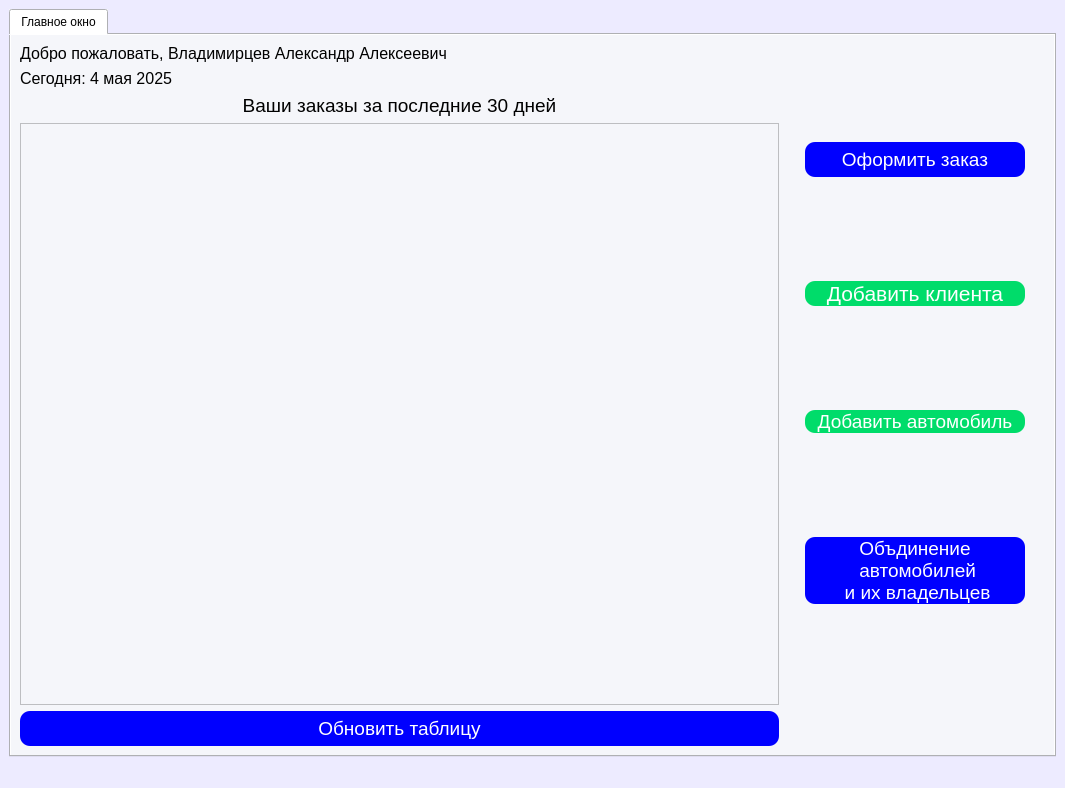
<?xml version="1.0" encoding="UTF-8"?>
<ui version="4.0">
 <class>MainWindow</class>
 <widget class="QMainWindow" name="MainWindow">
  <property name="geometry">
   <rect>
    <x>0</x>
    <y>0</y>
    <width>1065</width>
    <height>788</height>
   </rect>
  </property>
  <property name="sizePolicy">
   <sizepolicy hsizetype="Expanding" vsizetype="Expanding">
    <horstretch>0</horstretch>
    <verstretch>0</verstretch>
   </sizepolicy>
  </property>
  <property name="windowTitle">
   <string>MainWindow</string>
  </property>
  <property name="styleSheet">
   <string notr="true">background-color:rgb(237, 235, 255)</string>
  </property>
  <widget class="QWidget" name="centralwidget">
   <layout class="QHBoxLayout" name="horizontalLayout">
    <item>
     <widget class="QTabWidget" name="tabWidget">
      <property name="styleSheet">
       <string notr="true">background-color: #F5F6FA</string>
      </property>
      <property name="currentIndex">
       <number>0</number>
      </property>
      <widget class="QWidget" name="tab">
       <attribute name="title">
        <string>Главное окно</string>
       </attribute>
       <layout class="QGridLayout" name="gridLayout">
        <item row="0" column="1" rowspan="2">
         <layout class="QVBoxLayout" name="verticalLayout_2">
          <property name="leftMargin">
           <number>20</number>
          </property>
          <property name="rightMargin">
           <number>20</number>
          </property>
          <item>
           <widget class="QPushButton" name="place_order_btn">
            <property name="minimumSize">
             <size>
              <width>220</width>
              <height>35</height>
             </size>
            </property>
            <property name="palette">
             <palette>
              <active>
               <colorrole role="WindowText">
                <brush brushstyle="SolidPattern">
                 <color alpha="255">
                  <red>255</red>
                  <green>255</green>
                  <blue>255</blue>
                 </color>
                </brush>
               </colorrole>
               <colorrole role="Button">
                <brush brushstyle="SolidPattern">
                 <color alpha="255">
                  <red>0</red>
                  <green>0</green>
                  <blue>255</blue>
                 </color>
                </brush>
               </colorrole>
               <colorrole role="Text">
                <brush brushstyle="SolidPattern">
                 <color alpha="255">
                  <red>255</red>
                  <green>255</green>
                  <blue>255</blue>
                 </color>
                </brush>
               </colorrole>
               <colorrole role="ButtonText">
                <brush brushstyle="SolidPattern">
                 <color alpha="255">
                  <red>255</red>
                  <green>255</green>
                  <blue>255</blue>
                 </color>
                </brush>
               </colorrole>
               <colorrole role="Base">
                <brush brushstyle="SolidPattern">
                 <color alpha="255">
                  <red>0</red>
                  <green>0</green>
                  <blue>255</blue>
                 </color>
                </brush>
               </colorrole>
               <colorrole role="Window">
                <brush brushstyle="SolidPattern">
                 <color alpha="255">
                  <red>0</red>
                  <green>0</green>
                  <blue>255</blue>
                 </color>
                </brush>
               </colorrole>
              </active>
              <inactive>
               <colorrole role="WindowText">
                <brush brushstyle="SolidPattern">
                 <color alpha="255">
                  <red>255</red>
                  <green>255</green>
                  <blue>255</blue>
                 </color>
                </brush>
               </colorrole>
               <colorrole role="Button">
                <brush brushstyle="SolidPattern">
                 <color alpha="255">
                  <red>0</red>
                  <green>0</green>
                  <blue>255</blue>
                 </color>
                </brush>
               </colorrole>
               <colorrole role="Text">
                <brush brushstyle="SolidPattern">
                 <color alpha="255">
                  <red>255</red>
                  <green>255</green>
                  <blue>255</blue>
                 </color>
                </brush>
               </colorrole>
               <colorrole role="ButtonText">
                <brush brushstyle="SolidPattern">
                 <color alpha="255">
                  <red>255</red>
                  <green>255</green>
                  <blue>255</blue>
                 </color>
                </brush>
               </colorrole>
               <colorrole role="Base">
                <brush brushstyle="SolidPattern">
                 <color alpha="255">
                  <red>0</red>
                  <green>0</green>
                  <blue>255</blue>
                 </color>
                </brush>
               </colorrole>
               <colorrole role="Window">
                <brush brushstyle="SolidPattern">
                 <color alpha="255">
                  <red>0</red>
                  <green>0</green>
                  <blue>255</blue>
                 </color>
                </brush>
               </colorrole>
              </inactive>
              <disabled>
               <colorrole role="WindowText">
                <brush brushstyle="SolidPattern">
                 <color alpha="255">
                  <red>255</red>
                  <green>255</green>
                  <blue>255</blue>
                 </color>
                </brush>
               </colorrole>
               <colorrole role="Button">
                <brush brushstyle="SolidPattern">
                 <color alpha="255">
                  <red>0</red>
                  <green>0</green>
                  <blue>255</blue>
                 </color>
                </brush>
               </colorrole>
               <colorrole role="Text">
                <brush brushstyle="SolidPattern">
                 <color alpha="255">
                  <red>255</red>
                  <green>255</green>
                  <blue>255</blue>
                 </color>
                </brush>
               </colorrole>
               <colorrole role="ButtonText">
                <brush brushstyle="SolidPattern">
                 <color alpha="255">
                  <red>255</red>
                  <green>255</green>
                  <blue>255</blue>
                 </color>
                </brush>
               </colorrole>
               <colorrole role="Base">
                <brush brushstyle="SolidPattern">
                 <color alpha="255">
                  <red>0</red>
                  <green>0</green>
                  <blue>255</blue>
                 </color>
                </brush>
               </colorrole>
               <colorrole role="Window">
                <brush brushstyle="SolidPattern">
                 <color alpha="255">
                  <red>0</red>
                  <green>0</green>
                  <blue>255</blue>
                 </color>
                </brush>
               </colorrole>
              </disabled>
             </palette>
            </property>
            <property name="font">
             <font>
              <pointsize>14</pointsize>
             </font>
            </property>
            <property name="styleSheet">
             <string notr="true">#place_order_btn {
   background-color:rgb(0, 0, 255); /* Цвет фона кнопки */
    border-radius: 10px; /* Устанавливаем радиус закругления углов */
    color: white; /* Цвет текста кнопки */
}
#place_order_btn:hover {
                background-color: rgb(0, 0, 158)
}

</string>
            </property>
            <property name="text">
             <string>Оформить заказ</string>
            </property>
           </widget>
          </item>
          <item>
           <widget class="QPushButton" name="add_client_btn">
            <property name="palette">
             <palette>
              <active>
               <colorrole role="WindowText">
                <brush brushstyle="SolidPattern">
                 <color alpha="255">
                  <red>255</red>
                  <green>255</green>
                  <blue>255</blue>
                 </color>
                </brush>
               </colorrole>
               <colorrole role="Button">
                <brush brushstyle="SolidPattern">
                 <color alpha="255">
                  <red>0</red>
                  <green>220</green>
                  <blue>106</blue>
                 </color>
                </brush>
               </colorrole>
               <colorrole role="Text">
                <brush brushstyle="SolidPattern">
                 <color alpha="255">
                  <red>255</red>
                  <green>255</green>
                  <blue>255</blue>
                 </color>
                </brush>
               </colorrole>
               <colorrole role="ButtonText">
                <brush brushstyle="SolidPattern">
                 <color alpha="255">
                  <red>255</red>
                  <green>255</green>
                  <blue>255</blue>
                 </color>
                </brush>
               </colorrole>
               <colorrole role="Base">
                <brush brushstyle="SolidPattern">
                 <color alpha="255">
                  <red>0</red>
                  <green>220</green>
                  <blue>106</blue>
                 </color>
                </brush>
               </colorrole>
               <colorrole role="Window">
                <brush brushstyle="SolidPattern">
                 <color alpha="255">
                  <red>0</red>
                  <green>220</green>
                  <blue>106</blue>
                 </color>
                </brush>
               </colorrole>
              </active>
              <inactive>
               <colorrole role="WindowText">
                <brush brushstyle="SolidPattern">
                 <color alpha="255">
                  <red>255</red>
                  <green>255</green>
                  <blue>255</blue>
                 </color>
                </brush>
               </colorrole>
               <colorrole role="Button">
                <brush brushstyle="SolidPattern">
                 <color alpha="255">
                  <red>0</red>
                  <green>220</green>
                  <blue>106</blue>
                 </color>
                </brush>
               </colorrole>
               <colorrole role="Text">
                <brush brushstyle="SolidPattern">
                 <color alpha="255">
                  <red>255</red>
                  <green>255</green>
                  <blue>255</blue>
                 </color>
                </brush>
               </colorrole>
               <colorrole role="ButtonText">
                <brush brushstyle="SolidPattern">
                 <color alpha="255">
                  <red>255</red>
                  <green>255</green>
                  <blue>255</blue>
                 </color>
                </brush>
               </colorrole>
               <colorrole role="Base">
                <brush brushstyle="SolidPattern">
                 <color alpha="255">
                  <red>0</red>
                  <green>220</green>
                  <blue>106</blue>
                 </color>
                </brush>
               </colorrole>
               <colorrole role="Window">
                <brush brushstyle="SolidPattern">
                 <color alpha="255">
                  <red>0</red>
                  <green>220</green>
                  <blue>106</blue>
                 </color>
                </brush>
               </colorrole>
              </inactive>
              <disabled>
               <colorrole role="WindowText">
                <brush brushstyle="SolidPattern">
                 <color alpha="255">
                  <red>255</red>
                  <green>255</green>
                  <blue>255</blue>
                 </color>
                </brush>
               </colorrole>
               <colorrole role="Button">
                <brush brushstyle="SolidPattern">
                 <color alpha="255">
                  <red>0</red>
                  <green>220</green>
                  <blue>106</blue>
                 </color>
                </brush>
               </colorrole>
               <colorrole role="Text">
                <brush brushstyle="SolidPattern">
                 <color alpha="255">
                  <red>255</red>
                  <green>255</green>
                  <blue>255</blue>
                 </color>
                </brush>
               </colorrole>
               <colorrole role="ButtonText">
                <brush brushstyle="SolidPattern">
                 <color alpha="255">
                  <red>255</red>
                  <green>255</green>
                  <blue>255</blue>
                 </color>
                </brush>
               </colorrole>
               <colorrole role="Base">
                <brush brushstyle="SolidPattern">
                 <color alpha="255">
                  <red>0</red>
                  <green>220</green>
                  <blue>106</blue>
                 </color>
                </brush>
               </colorrole>
               <colorrole role="Window">
                <brush brushstyle="SolidPattern">
                 <color alpha="255">
                  <red>0</red>
                  <green>220</green>
                  <blue>106</blue>
                 </color>
                </brush>
               </colorrole>
              </disabled>
             </palette>
            </property>
            <property name="font">
             <font>
              <pointsize>16</pointsize>
             </font>
            </property>
            <property name="styleSheet">
             <string notr="true">#add_client_btn {
   background-color:rgb(0, 220, 106); /* Цвет фона кнопки */
    border-radius: 10px; /* Устанавливаем радиус закругления углов */
    color: white; /* Цвет текста кнопки */
}
#add_client_btn:hover {
                background-color:rgb(0, 152, 0)
}
#add_client_btn:pressed {
	background-color: rgb(0, 132, 0)
}



</string>
            </property>
            <property name="text">
             <string>Добавить клиента</string>
            </property>
           </widget>
          </item>
          <item>
           <widget class="QPushButton" name="add_car_btn">
            <property name="palette">
             <palette>
              <active>
               <colorrole role="WindowText">
                <brush brushstyle="SolidPattern">
                 <color alpha="255">
                  <red>255</red>
                  <green>255</green>
                  <blue>255</blue>
                 </color>
                </brush>
               </colorrole>
               <colorrole role="Button">
                <brush brushstyle="SolidPattern">
                 <color alpha="255">
                  <red>0</red>
                  <green>220</green>
                  <blue>106</blue>
                 </color>
                </brush>
               </colorrole>
               <colorrole role="Text">
                <brush brushstyle="SolidPattern">
                 <color alpha="255">
                  <red>255</red>
                  <green>255</green>
                  <blue>255</blue>
                 </color>
                </brush>
               </colorrole>
               <colorrole role="ButtonText">
                <brush brushstyle="SolidPattern">
                 <color alpha="255">
                  <red>255</red>
                  <green>255</green>
                  <blue>255</blue>
                 </color>
                </brush>
               </colorrole>
               <colorrole role="Base">
                <brush brushstyle="SolidPattern">
                 <color alpha="255">
                  <red>0</red>
                  <green>220</green>
                  <blue>106</blue>
                 </color>
                </brush>
               </colorrole>
               <colorrole role="Window">
                <brush brushstyle="SolidPattern">
                 <color alpha="255">
                  <red>0</red>
                  <green>220</green>
                  <blue>106</blue>
                 </color>
                </brush>
               </colorrole>
              </active>
              <inactive>
               <colorrole role="WindowText">
                <brush brushstyle="SolidPattern">
                 <color alpha="255">
                  <red>255</red>
                  <green>255</green>
                  <blue>255</blue>
                 </color>
                </brush>
               </colorrole>
               <colorrole role="Button">
                <brush brushstyle="SolidPattern">
                 <color alpha="255">
                  <red>0</red>
                  <green>220</green>
                  <blue>106</blue>
                 </color>
                </brush>
               </colorrole>
               <colorrole role="Text">
                <brush brushstyle="SolidPattern">
                 <color alpha="255">
                  <red>255</red>
                  <green>255</green>
                  <blue>255</blue>
                 </color>
                </brush>
               </colorrole>
               <colorrole role="ButtonText">
                <brush brushstyle="SolidPattern">
                 <color alpha="255">
                  <red>255</red>
                  <green>255</green>
                  <blue>255</blue>
                 </color>
                </brush>
               </colorrole>
               <colorrole role="Base">
                <brush brushstyle="SolidPattern">
                 <color alpha="255">
                  <red>0</red>
                  <green>220</green>
                  <blue>106</blue>
                 </color>
                </brush>
               </colorrole>
               <colorrole role="Window">
                <brush brushstyle="SolidPattern">
                 <color alpha="255">
                  <red>0</red>
                  <green>220</green>
                  <blue>106</blue>
                 </color>
                </brush>
               </colorrole>
              </inactive>
              <disabled>
               <colorrole role="WindowText">
                <brush brushstyle="SolidPattern">
                 <color alpha="255">
                  <red>255</red>
                  <green>255</green>
                  <blue>255</blue>
                 </color>
                </brush>
               </colorrole>
               <colorrole role="Button">
                <brush brushstyle="SolidPattern">
                 <color alpha="255">
                  <red>0</red>
                  <green>220</green>
                  <blue>106</blue>
                 </color>
                </brush>
               </colorrole>
               <colorrole role="Text">
                <brush brushstyle="SolidPattern">
                 <color alpha="255">
                  <red>255</red>
                  <green>255</green>
                  <blue>255</blue>
                 </color>
                </brush>
               </colorrole>
               <colorrole role="ButtonText">
                <brush brushstyle="SolidPattern">
                 <color alpha="255">
                  <red>255</red>
                  <green>255</green>
                  <blue>255</blue>
                 </color>
                </brush>
               </colorrole>
               <colorrole role="Base">
                <brush brushstyle="SolidPattern">
                 <color alpha="255">
                  <red>0</red>
                  <green>220</green>
                  <blue>106</blue>
                 </color>
                </brush>
               </colorrole>
               <colorrole role="Window">
                <brush brushstyle="SolidPattern">
                 <color alpha="255">
                  <red>0</red>
                  <green>220</green>
                  <blue>106</blue>
                 </color>
                </brush>
               </colorrole>
              </disabled>
             </palette>
            </property>
            <property name="font">
             <font>
              <pointsize>14</pointsize>
             </font>
            </property>
            <property name="styleSheet">
             <string notr="true">#add_car_btn {
   background-color:rgb(0, 220, 106); /* Цвет фона кнопки */
    border-radius: 10px; /* Устанавливаем радиус закругления углов */
    color: white; /* Цвет текста кнопки */
}
#add_car_btn:hover {
                background-color:rgb(0, 152, 0);
}


</string>
            </property>
            <property name="text">
             <string>Добавить автомобиль</string>
            </property>
           </widget>
          </item>
          <item>
           <widget class="QPushButton" name="merge_clients_and_car_btn">
            <property name="minimumSize">
             <size>
              <width>220</width>
              <height>35</height>
             </size>
            </property>
            <property name="palette">
             <palette>
              <active>
               <colorrole role="WindowText">
                <brush brushstyle="SolidPattern">
                 <color alpha="255">
                  <red>255</red>
                  <green>255</green>
                  <blue>255</blue>
                 </color>
                </brush>
               </colorrole>
               <colorrole role="Button">
                <brush brushstyle="SolidPattern">
                 <color alpha="255">
                  <red>0</red>
                  <green>0</green>
                  <blue>255</blue>
                 </color>
                </brush>
               </colorrole>
               <colorrole role="Text">
                <brush brushstyle="SolidPattern">
                 <color alpha="255">
                  <red>255</red>
                  <green>255</green>
                  <blue>255</blue>
                 </color>
                </brush>
               </colorrole>
               <colorrole role="ButtonText">
                <brush brushstyle="SolidPattern">
                 <color alpha="255">
                  <red>255</red>
                  <green>255</green>
                  <blue>255</blue>
                 </color>
                </brush>
               </colorrole>
               <colorrole role="Base">
                <brush brushstyle="SolidPattern">
                 <color alpha="255">
                  <red>0</red>
                  <green>0</green>
                  <blue>255</blue>
                 </color>
                </brush>
               </colorrole>
               <colorrole role="Window">
                <brush brushstyle="SolidPattern">
                 <color alpha="255">
                  <red>0</red>
                  <green>0</green>
                  <blue>255</blue>
                 </color>
                </brush>
               </colorrole>
              </active>
              <inactive>
               <colorrole role="WindowText">
                <brush brushstyle="SolidPattern">
                 <color alpha="255">
                  <red>255</red>
                  <green>255</green>
                  <blue>255</blue>
                 </color>
                </brush>
               </colorrole>
               <colorrole role="Button">
                <brush brushstyle="SolidPattern">
                 <color alpha="255">
                  <red>0</red>
                  <green>0</green>
                  <blue>255</blue>
                 </color>
                </brush>
               </colorrole>
               <colorrole role="Text">
                <brush brushstyle="SolidPattern">
                 <color alpha="255">
                  <red>255</red>
                  <green>255</green>
                  <blue>255</blue>
                 </color>
                </brush>
               </colorrole>
               <colorrole role="ButtonText">
                <brush brushstyle="SolidPattern">
                 <color alpha="255">
                  <red>255</red>
                  <green>255</green>
                  <blue>255</blue>
                 </color>
                </brush>
               </colorrole>
               <colorrole role="Base">
                <brush brushstyle="SolidPattern">
                 <color alpha="255">
                  <red>0</red>
                  <green>0</green>
                  <blue>255</blue>
                 </color>
                </brush>
               </colorrole>
               <colorrole role="Window">
                <brush brushstyle="SolidPattern">
                 <color alpha="255">
                  <red>0</red>
                  <green>0</green>
                  <blue>255</blue>
                 </color>
                </brush>
               </colorrole>
              </inactive>
              <disabled>
               <colorrole role="WindowText">
                <brush brushstyle="SolidPattern">
                 <color alpha="255">
                  <red>255</red>
                  <green>255</green>
                  <blue>255</blue>
                 </color>
                </brush>
               </colorrole>
               <colorrole role="Button">
                <brush brushstyle="SolidPattern">
                 <color alpha="255">
                  <red>0</red>
                  <green>0</green>
                  <blue>255</blue>
                 </color>
                </brush>
               </colorrole>
               <colorrole role="Text">
                <brush brushstyle="SolidPattern">
                 <color alpha="255">
                  <red>255</red>
                  <green>255</green>
                  <blue>255</blue>
                 </color>
                </brush>
               </colorrole>
               <colorrole role="ButtonText">
                <brush brushstyle="SolidPattern">
                 <color alpha="255">
                  <red>255</red>
                  <green>255</green>
                  <blue>255</blue>
                 </color>
                </brush>
               </colorrole>
               <colorrole role="Base">
                <brush brushstyle="SolidPattern">
                 <color alpha="255">
                  <red>0</red>
                  <green>0</green>
                  <blue>255</blue>
                 </color>
                </brush>
               </colorrole>
               <colorrole role="Window">
                <brush brushstyle="SolidPattern">
                 <color alpha="255">
                  <red>0</red>
                  <green>0</green>
                  <blue>255</blue>
                 </color>
                </brush>
               </colorrole>
              </disabled>
             </palette>
            </property>
            <property name="font">
             <font>
              <pointsize>14</pointsize>
             </font>
            </property>
            <property name="styleSheet">
             <string notr="true">#merge_clients_and_car_btn {
   background-color:rgb(0, 0, 255); /* Цвет фона кнопки */
    border-radius: 10px; /* Устанавливаем радиус закругления углов */
    color: white; /* Цвет текста кнопки */
}
#merge_clients_and_car_btn:hover {
                background-color: rgb(0, 0, 158)
}

</string>
            </property>
            <property name="text">
             <string>Объдинение
 автомобилей
 и их владельцев</string>
            </property>
           </widget>
          </item>
         </layout>
        </item>
        <item row="0" column="0">
         <layout class="QVBoxLayout" name="verticalLayout">
          <item>
           <widget class="QLabel" name="label_info">
            <property name="font">
             <font>
              <pointsize>12</pointsize>
             </font>
            </property>
            <property name="text">
             <string>Добро пожаловать, Владимирцев Александр Алексеевич</string>
            </property>
           </widget>
          </item>
          <item>
           <widget class="QLabel" name="label_data">
            <property name="font">
             <font>
              <pointsize>12</pointsize>
             </font>
            </property>
            <property name="text">
             <string>Сегодня: 4 мая 2025</string>
            </property>
           </widget>
          </item>
         </layout>
        </item>
        <item row="1" column="0">
         <layout class="QVBoxLayout" name="verticalLayout_3">
          <item>
           <widget class="QLabel" name="label_2">
            <property name="font">
             <font>
              <pointsize>14</pointsize>
             </font>
            </property>
            <property name="text">
             <string>Ваши заказы за последние 30 дней</string>
            </property>
            <property name="alignment">
             <set>Qt::AlignCenter</set>
            </property>
           </widget>
          </item>
          <item>
           <layout class="QVBoxLayout" name="verticalLayout_4">
            <item>
             <widget class="QTableView" name="tableView">
              <property name="font">
               <font>
                <pointsize>12</pointsize>
               </font>
              </property>
             </widget>
            </item>
           </layout>
          </item>
         </layout>
        </item>
        <item row="2" column="0">
         <widget class="QPushButton" name="refresh_btn">
          <property name="minimumSize">
           <size>
            <width>220</width>
            <height>35</height>
           </size>
          </property>
          <property name="palette">
           <palette>
            <active>
             <colorrole role="WindowText">
              <brush brushstyle="SolidPattern">
               <color alpha="255">
                <red>255</red>
                <green>255</green>
                <blue>255</blue>
               </color>
              </brush>
             </colorrole>
             <colorrole role="Button">
              <brush brushstyle="SolidPattern">
               <color alpha="255">
                <red>0</red>
                <green>0</green>
                <blue>255</blue>
               </color>
              </brush>
             </colorrole>
             <colorrole role="Text">
              <brush brushstyle="SolidPattern">
               <color alpha="255">
                <red>255</red>
                <green>255</green>
                <blue>255</blue>
               </color>
              </brush>
             </colorrole>
             <colorrole role="ButtonText">
              <brush brushstyle="SolidPattern">
               <color alpha="255">
                <red>255</red>
                <green>255</green>
                <blue>255</blue>
               </color>
              </brush>
             </colorrole>
             <colorrole role="Base">
              <brush brushstyle="SolidPattern">
               <color alpha="255">
                <red>0</red>
                <green>0</green>
                <blue>255</blue>
               </color>
              </brush>
             </colorrole>
             <colorrole role="Window">
              <brush brushstyle="SolidPattern">
               <color alpha="255">
                <red>0</red>
                <green>0</green>
                <blue>255</blue>
               </color>
              </brush>
             </colorrole>
            </active>
            <inactive>
             <colorrole role="WindowText">
              <brush brushstyle="SolidPattern">
               <color alpha="255">
                <red>255</red>
                <green>255</green>
                <blue>255</blue>
               </color>
              </brush>
             </colorrole>
             <colorrole role="Button">
              <brush brushstyle="SolidPattern">
               <color alpha="255">
                <red>0</red>
                <green>0</green>
                <blue>255</blue>
               </color>
              </brush>
             </colorrole>
             <colorrole role="Text">
              <brush brushstyle="SolidPattern">
               <color alpha="255">
                <red>255</red>
                <green>255</green>
                <blue>255</blue>
               </color>
              </brush>
             </colorrole>
             <colorrole role="ButtonText">
              <brush brushstyle="SolidPattern">
               <color alpha="255">
                <red>255</red>
                <green>255</green>
                <blue>255</blue>
               </color>
              </brush>
             </colorrole>
             <colorrole role="Base">
              <brush brushstyle="SolidPattern">
               <color alpha="255">
                <red>0</red>
                <green>0</green>
                <blue>255</blue>
               </color>
              </brush>
             </colorrole>
             <colorrole role="Window">
              <brush brushstyle="SolidPattern">
               <color alpha="255">
                <red>0</red>
                <green>0</green>
                <blue>255</blue>
               </color>
              </brush>
             </colorrole>
            </inactive>
            <disabled>
             <colorrole role="WindowText">
              <brush brushstyle="SolidPattern">
               <color alpha="255">
                <red>255</red>
                <green>255</green>
                <blue>255</blue>
               </color>
              </brush>
             </colorrole>
             <colorrole role="Button">
              <brush brushstyle="SolidPattern">
               <color alpha="255">
                <red>0</red>
                <green>0</green>
                <blue>255</blue>
               </color>
              </brush>
             </colorrole>
             <colorrole role="Text">
              <brush brushstyle="SolidPattern">
               <color alpha="255">
                <red>255</red>
                <green>255</green>
                <blue>255</blue>
               </color>
              </brush>
             </colorrole>
             <colorrole role="ButtonText">
              <brush brushstyle="SolidPattern">
               <color alpha="255">
                <red>255</red>
                <green>255</green>
                <blue>255</blue>
               </color>
              </brush>
             </colorrole>
             <colorrole role="Base">
              <brush brushstyle="SolidPattern">
               <color alpha="255">
                <red>0</red>
                <green>0</green>
                <blue>255</blue>
               </color>
              </brush>
             </colorrole>
             <colorrole role="Window">
              <brush brushstyle="SolidPattern">
               <color alpha="255">
                <red>0</red>
                <green>0</green>
                <blue>255</blue>
               </color>
              </brush>
             </colorrole>
            </disabled>
           </palette>
          </property>
          <property name="font">
           <font>
            <pointsize>14</pointsize>
           </font>
          </property>
          <property name="styleSheet">
           <string notr="true">#refresh_btn {
   background-color:rgb(0, 0, 255); /* Цвет фона кнопки */
    border-radius: 10px; /* Устанавливаем радиус закругления углов */
    color: white; /* Цвет текста кнопки */
}
#refresh_btn:hover {
                background-color: rgb(0, 0, 158)
}

</string>
          </property>
          <property name="text">
           <string>Обновить таблицу</string>
          </property>
         </widget>
        </item>
       </layout>
      </widget>
     </widget>
    </item>
   </layout>
  </widget>
  <widget class="QMenuBar" name="menubar">
   <property name="geometry">
    <rect>
     <x>0</x>
     <y>0</y>
     <width>1065</width>
     <height>26</height>
    </rect>
   </property>
  </widget>
  <widget class="QStatusBar" name="statusbar"/>
 </widget>
 <resources/>
 <connections/>
</ui>
